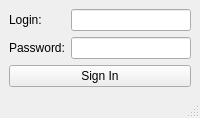
<?xml version="1.0" encoding="UTF-8"?>
<ui version="4.0">
 <class>MainWindow</class>
 <widget class="QMainWindow" name="MainWindow">
  <property name="windowTitle">
   <string>My Trip</string>
  </property>
  <widget class="QWidget" name="centralwidget">
   <layout class="QGridLayout" name="gridLayout">
    <item row="0" column="0">
     <widget class="QLabel" name="label_login">
      <property name="text">
       <string>Login:</string>
      </property>
     </widget>
    </item>
    <item row="0" column="1">
     <widget class="QLineEdit" name="lineEdit_login">
      <property name="inputMethodHints">
       <set>Qt::ImhNone</set>
      </property>
      <property name="inputMask">
       <string/>
      </property>
      <property name="text">
       <string/>
      </property>
     </widget>
    </item>
    <item row="1" column="0">
     <widget class="QLabel" name="label_password">
      <property name="text">
       <string>Password:</string>
      </property>
     </widget>
    </item>
    <item row="1" column="1">
     <widget class="QLineEdit" name="lineEdit_password">
      <property name="inputMethodHints">
       <set>Qt::ImhNone</set>
      </property>
     </widget>
    </item>
    <item row="2" column="0" colspan="2">
     <widget class="QPushButton" name="button_sign_in">
      <property name="text">
       <string>Sign In</string>
      </property>
     </widget>
    </item>
   </layout>
  </widget>
  <widget class="QMenuBar" name="menubar">
   <property name="geometry">
    <rect>
     <x>0</x>
     <y>0</y>
     <width>216</width>
     <height>22</height>
    </rect>
   </property>
  </widget>
  <widget class="QStatusBar" name="statusbar"/>
 </widget>
 <resources/>
 <connections/>
</ui>
